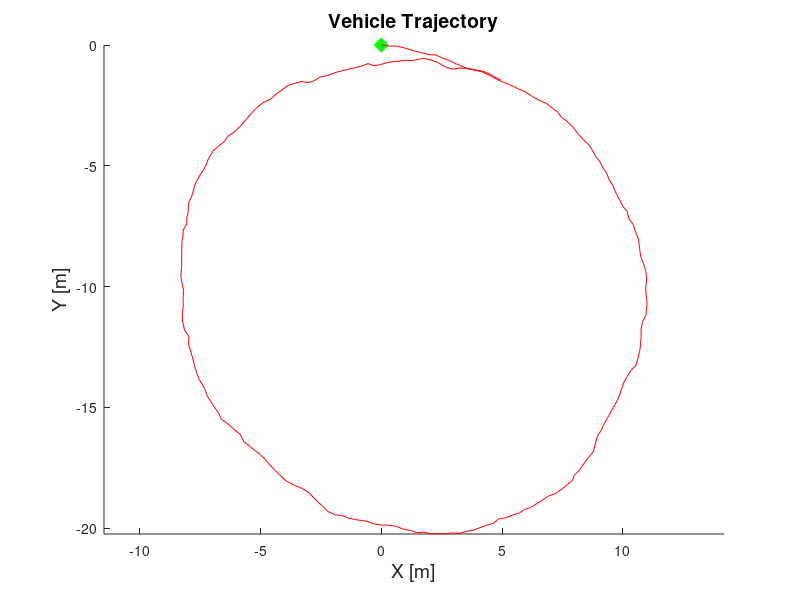

Here is the MATLAB script that generated this plot:
function kinectSLAM3D()
%% Parameter and Variable Declarations
% Simulation time
Tmax = 22;  % End time (seconds)
dt = 0.1; % Time step (seconds)
T = 0:dt:Tmax; % Time vector

% Fixed vehicle parameters
wheelbase = 0.5; % Bicycle length

% motion disturbance
disturbanceCov = [  0.05^2 0 0; 
                    0 0.05^2 0; 
                    0 0 0.01^2];

% allocating state and control arrays
state = zeros(3, length(T));    % bicycle state vector array
state(:,1) = [0 0 0]';          % initial state

steerAngle = deg2rad(3)*ones(1, length(T)); % steering control signal
speed = 3*ones(1,length(T)); % commanded speed

%% Simulation loop
for i=1:length(T)-1
   
    % Simulate a disturbance
    motionDisturbance = mvnrnd([0 0 0], disturbanceCov)';

    % Position update
    state(1,i+1) = state(1,i) + dt*speed(i)*cos(state(3,i));
    state(2,i+1) = state(2,i) + dt*speed(i)*sin(state(3,i));
    state(3,i+1) = state(3,i) - dt*speed(i)*(tan(steerAngle(i))/wheelbase);

    state(:,i+1) = state(:,i+1) + motionDisturbance;
end

%% Plotting
% Trajectory figure
figure(1);clf; hold on;
% initial location marker
plot(state(1,1),state(2,1),'gd','MarkerSize',10,'MarkerFaceColor','g');
% plot the entire path
plot(state(1,:),state(2,:),'r');

xlabel('X [m]','FontSize',14)
ylabel('Y [m]','FontSize',14)
title('Vehicle Trajectory','FontSize',14)
axis equal
end



